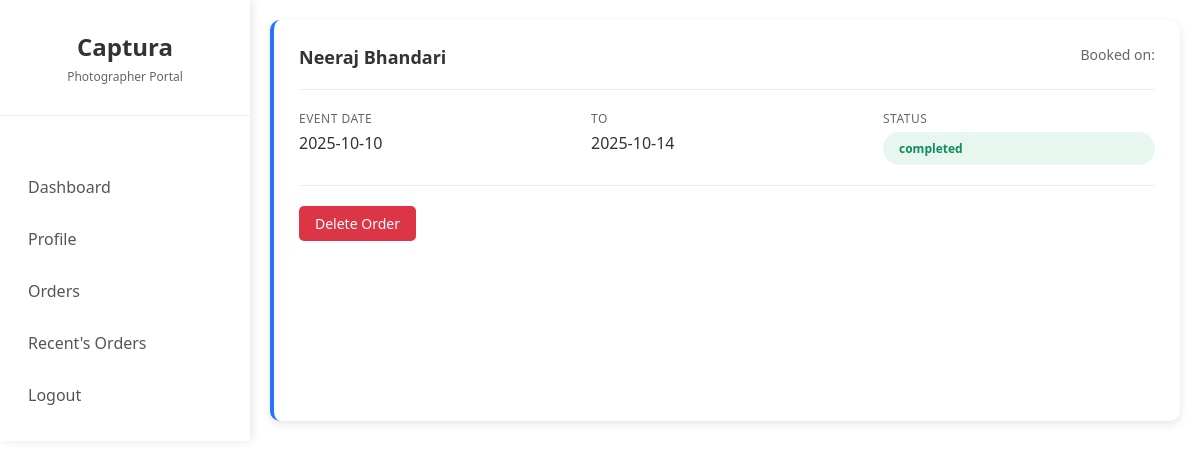
Screenshot of /photographer/display-order.php (signed in) with the database file from the repository.
### tables this page shows
CREATE TABLE `orders` (
  `Id` int(11) NOT NULL,
  `user_name` varchar(50) NOT NULL,
  `photo_name` varchar(50) NOT NULL,
  `from_date` date NOT NULL,
  `to_date` date NOT NULL,
  `book_date` date NOT NULL,
  `status` text NOT NULL
);

### photographer/display-order.php (the view, shortened to what this page needs)
<?php
include "../include/db.php";
$photogrpher_name = $_SESSION["Name"];
?>
<!DOCTYPE html>
<html lang="en">
<head>
    <link rel="stylesheet" href="../assets/css/style.css">
    <link rel="stylesheet" href="../assets/css/responsive.css">
</head>
<body style="display: flex;">
       <?php
        include "../include/sidebar.php";
       ?>
        <div class="orders-grid">
            <?php
                $sql = "SELECT * FROM orders WHERE photo_name = '$photogrpher_name'";
                $result = $conn->query($sql);
                if($result == TRUE){
                    while($data = $result->fetch_assoc()){
            ?>
            <div class="order-card-main">
                <div class="order-header-main">
                    <div class="order-client-main">
                        <div class="client-info-main">
                            <h4><?php echo $data["user_name"]; ?></h4>
                        </div>
                    </div>
                    <div class="order-meta-main">
                        <div class="order-date">Booked on: <?php $data["book_date"]; ?></div>
                    </div>
                </div>
                <div class="order-details-grid">
                    <div class="detail-item-main">
                        <span class="detail-label-main">Event Date</span>
                        <span class="detail-value-main"><?php echo $data["from_date"]; ?></span>
                    </div>
                    <div class="detail-item-main">
                        <span class="detail-label-main">To</span>
                        <span class="detail-value-main"><?php echo $data["to_date"] ?></span>
                    </div>
                    <div class="detail-item-main">
                        <span class="detail-label-main">Status</span>
                        <span class="order-status-main status-confirmed-main"><?php echo $data["status"];?></span>
                    </div>
                </div>
                <?php
                    $status = $data["status"];
                    if($status == "pending"){
                        echo "<div class='order-actions'>
                                    <form action='complete-status.php' method='post'>
                                    <input type='hidden' value='".$data["Id"]."' name='order-id'>
                                    <button typ='submit' class='action-btn btn-primary'>Mark as complete</button>
                                    </form>
                                    <form action='cancell-order.php' method='post'>
                                    <input type='hidden' value='".$data["Id"]."' name='order-id'>
                                    <button type='submit' class='action-btn btn-danger'>Cancel Order</button>
                                    </form>
                              </div>";
                    }
                    else{
                        echo "<div class='order-actions'>
                                    <form action='delete-order.php' method='post'>
                                        <input type='hidden' name='order-id' value='".$data["Id"]."'>
                                        <button type='submit' class='action-btn btn-danger'>Delete Order</button>
                                    </form>
                              </div>";
                    }
                ?>
            </div>
            <?php }}
                else{
                    echo "<div class='no-orders-main'>
                        <p>You don't have any orders yet.</p>
                    </div>";
                }?>
        </div>
</body>
</html>

### assets/css/style.css (style rules this page uses)
* { margin: 0; padding: 0; box-sizing: border-box; font-family: 'Segoe UI', Tahoma, Geneva, Verdana, sans-serif; }
.orders-grid { display: grid; gap: 20px; width: 100%; padding: 20px; }
.order-card-main { background: white; border-radius: 10px; padding: 25px; box-shadow: 0 3px 10px rgba(0, 0, 0, 0.1); border-left: 4px solid #2575fc; }
.order-header-main { display: flex; justify-content: space-between; align-items: flex-start; margin-bottom: 20px; padding-bottom: 15px; border-bottom: 1px solid #eee; }
.order-client-main { display: flex; align-items: center; gap: 15px; }
.client-info-main h4 { color: #333; margin-bottom: 5px; font-size: 18px; }
.order-meta-main { text-align: right; }
.order-date { color: #666; font-size: 14px; }
.order-details-grid { display: grid; grid-template-columns: repeat(auto-fit, minmax(200px, 1fr)); gap: 20px; margin-bottom: 20px; }
.detail-item-main { display: flex; flex-direction: column; }
.detail-label-main { font-size: 12px; color: #666; margin-bottom: 5px; text-transform: uppercase; letter-spacing: 0.5px; }
.detail-value-main { font-size: 16px; color: #333; font-weight: 500; }
.order-status-main { padding: 8px 16px; border-radius: 20px; font-size: 12px; font-weight: 600; display: inline-block; }
.status-confirmed-main { background: #e7f7ef; color: #0d8b5e; }
.order-actions { display: flex; gap: 10px; margin-top: 20px; padding-top: 20px; border-top: 1px solid #eee; }
.action-btn { padding: 8px 16px; border: none; border-radius: 5px; font-size: 14px; font-weight: 500; cursor: pointer; transition: all 0.3s; }
.btn-danger { background: #dc3545; color: white; }

### rows the page displays
orders: user_name "Neeraj Bhandari", from_date "2025-10-10", to_date "2025-10-14", status "completed"
